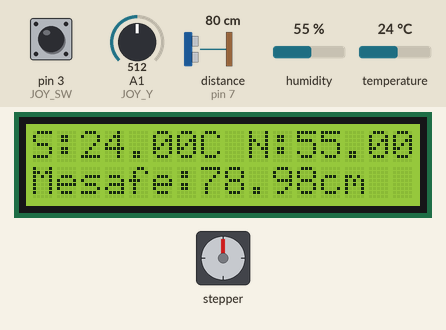
Recording of a sketch running on a simulated Arduino Uno, built with avr-gcc and run on an emulated ATmega328P. On the bench: 16×2 character LCD, stepper motor. Wiring (inferred from the names in the program): ultrasonic range finder: trigger pin 6; echo pin 7. Inputs (shaded band) come from the test bench; at power-on: humidity 55 %, A1 (JOY_Y) = 512, distance to the obstacle (sensor on pin 7) 80 cm, temperature 24 °C, pin 3 (JOY_SW) HIGH. The echo pulse lasts 58.3 µs per cm; stepper angles assume 2048 steps per turn; what the sketch prints to the serial monitor is not drawn.

Above: at 1.2 s.
1.3 s: humidity set to 41 %
At 3.4 s:
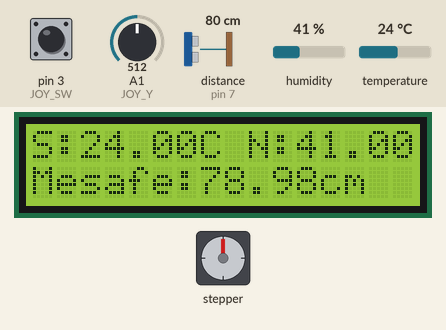
3.7 s: humidity set to 38 %
At 4.48 s:
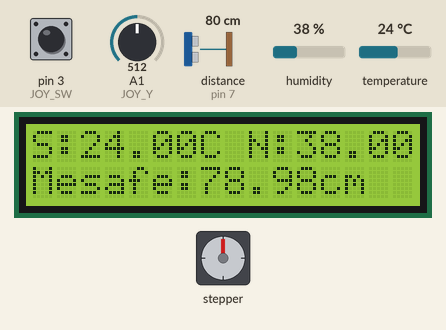
6.7 s: A1 (JOY_Y) set to 810
9.1 s: distance to the obstacle (sensor on pin 7) set to 2 cm
11.5 s: A1 (JOY_Y) set to 789
At 13.9 s:
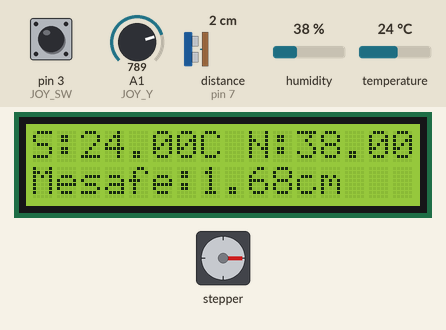
17.5 s: temperature set to 12 °C
At 21.1 s:
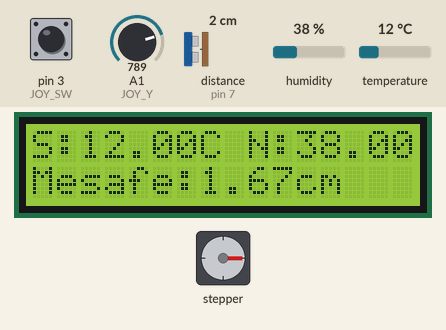
Timing chart, 0 to 22.6 s (numbered marks = the images above; inputs shaded):
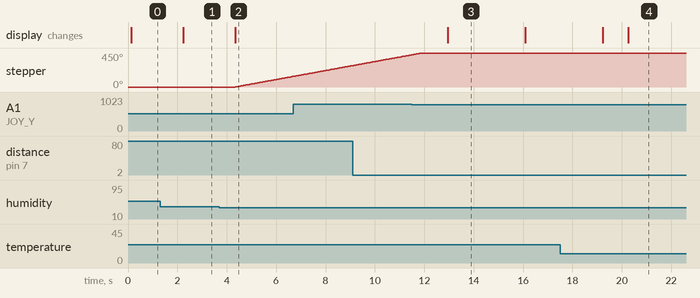

The sketch:

smart-agriculture.ino
```cpp
#include <Wire.h>
#include <LiquidCrystal_I2C.h>
#include <DHT.h>
#include <Stepper.h>

// === DHT11 Tanımları ===
#define DHTPIN 2
#define DHTTYPE DHT11
DHT dht(DHTPIN, DHTTYPE);

// === HC-SR04 Tanımları ===
#define TRIGPIN 6
#define ECHOPIN 7

// === Step Motor Tanımları ===
const int adimSayisi = 2048;
Stepper motor(adimSayisi, 8, 10, 9, 11); // IN1=8, IN3=10, IN2=9, IN4=11

// === LCD Tanımı ===
LiquidCrystal_I2C lcd(0x27, 16, 2);

// === Joystick Tanımları ===
#define JOY_Y A1
#define JOY_SW 3
const int yukariEsik = 800;
const int asagiEsik = 200;

// === Nem Eşiği ===
const float nemEsik = 40.0;
bool motorCalisti = false;

void setup() {
  Serial.begin(9600);
  dht.begin();
  lcd.init();
  lcd.backlight();
  motor.setSpeed(10);

  pinMode(TRIGPIN, OUTPUT);
  pinMode(ECHOPIN, INPUT);

  pinMode(JOY_SW, INPUT_PULLUP); // Joystick butonu
}

void loop() {
  // --- DHT11 Verileri ---
  float sicaklik = dht.readTemperature();
  float nem = dht.readHumidity();

  // --- Mesafe Ölçümü ---
  digitalWrite(TRIGPIN, LOW);
  delayMicroseconds(2);
  digitalWrite(TRIGPIN, HIGH);
  delayMicroseconds(10);
  digitalWrite(TRIGPIN, LOW);
  long sure = pulseIn(ECHOPIN, HIGH);
  float mesafe = sure * 0.034 / 2;

  // --- LCD Güncelle ---
  lcd.setCursor(0, 0);
  lcd.print("S:");
  lcd.print(sicaklik);
  lcd.print("C N:");
  lcd.print(nem);
  lcd.print("%   ");

  lcd.setCursor(0, 1);
  lcd.print("Mesafe:");
  lcd.print(mesafe);
  lcd.print("cm ");

  // --- Nem ile Otomatik Kontrol ---
  if (nem < nemEsik && !motorCalisti) {
    Serial.println(">> NEM DUSUK – KAPAK ACILIYOR...");
    motor.step(adimSayisi); // 1 tur ileri
    motorCalisti = true;
  }
  if (nem >= nemEsik) {
    motorCalisti = false;
  }

  // --- Joystick Manuel Kontrol ---
  int joyY = analogRead(JOY_Y);
  if (joyY > yukariEsik) {
    Serial.println(">> JOYSTICK YUKARI – MOTOR ILERI");
    motor.step(512); // 1/4 tur ileri
  } else if (joyY < asagiEsik) {
    Serial.println(">> JOYSTICK ASAGI – MOTOR GERI");
    motor.step(-512); // 1/4 tur geri
  }

  if (digitalRead(JOY_SW) == LOW) {
    Serial.println(">> JOYSTICK BASILI – SISTEM BEKLIYOR");
    delay(1000); // güvenlik beklemesi
  }

  delay(1000);
}
```

Measured:
- after the input at 1.3 s, the display: changes after 0.93 s (image 1)
- after the input at 3.7 s, stepper: keeps turning clockwise at about 60°/s, starting after 0.64 s; the display: changes after 0.64 s (image 2)
- after the input at 11.5 s, stepper: goes on until 11.9 s, then stays 450°
- what the display in image 3 shows lasts 3.1 s, from 13.0 s to 16.1 s
